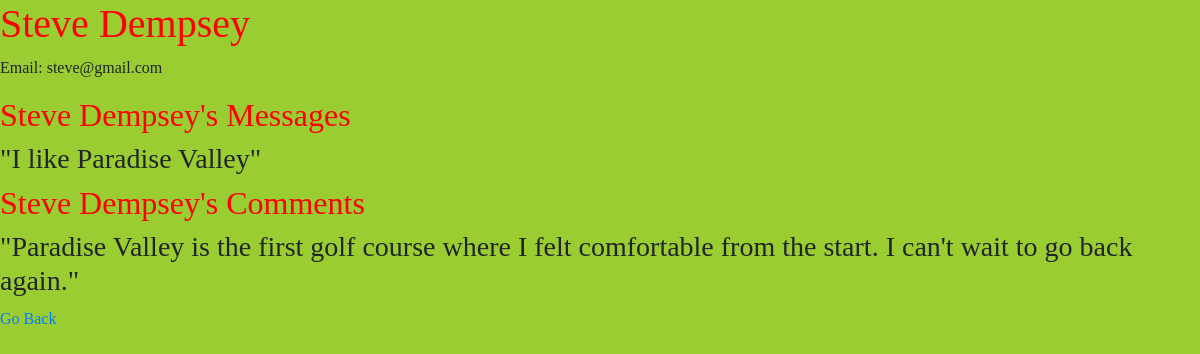
The app's page /profile/1 with its own data.
### prototype_app/models.py (models this page shows)
class User(models.Model):
    first_name = models.CharField(max_length=45)
    last_name = models.CharField(max_length=45)
    email = models.EmailField(unique=True)
    password = models.CharField(max_length=255)
    objects = UserManager()

class Wall_Message(models.Model):
    message = models.CharField(max_length=255)
    poster = models.ForeignKey(User, related_name="user_messages", on_delete=models.CASCADE)
    created_at = models.DateTimeField(auto_now_add=True)
    updated_at = models.DateTimeField(auto_now=True)
    objects = MessageManager()

class Comment(models.Model):
    comment = models.CharField(max_length=255)
    poster = models.ForeignKey(User, related_name="user_comments", on_delete=models.CASCADE)
    wall_message = models.ForeignKey(Wall_Message, related_name="wall_message_comments", on_delete=models.CASCADE)
    created_at = models.DateTimeField(auto_now_add=True)
    updated_at = models.DateTimeField(auto_now=True)
    objects = CommentManager()

### prototype_app/views.py (the view)
# urls.py: path('profile/<int:profile_id>', views.profile),
def profile(request, profile_id):
    context = {
        "user": User.objects.get(id=profile_id)
    }
    return render(request, "profile.html", context)
    profanity.load_censor_words()
    text = "You p1ec3 of sHit."
    censored_text = profanity.censor(text, "*")
    print(censored_text)

### prototype_app/templates/profile.html (shortened to what this page needs)
<!DOCTYPE html>
<html lang="en">
<head>
    <link href="https://stackpath.bootstrapcdn.com/bootstrap/4.5.0/css/bootstrap.min.css" rel="stylesheet">
    {% load static %}
    <link rel="stylesheet" href="{% static 'css/style.css' %}">
</head>
<body>
    <h1 style="color:red">{{user.first_name}} {{user.last_name}}</h1>
    <p>Email: {{user.email}}</p>
    <h2 style="color:red">{{user.first_name}} {{user.last_name}}'s Messages</h2>
    {% for wall_message in user.user_messages.all %}
        <h3>"{{wall_message.message}}"</h3>
        {% endfor %}
        <h2 style="color:red">{{user.first_name}} {{user.last_name}}'s Comments</h2>
    {% for wall_comment in user.user_comments.all %}
        <h3>"{{wall_comment.comment}}"</h3>
    {% endfor %}
    <a href="/wall">Go Back</a>
</body>
</html>

### prototype_app/static/css/style.css (style rules this page uses)
* { font-family: Comic Sans MS, Comic Sans, cursive; }
body { background-color: yellowgreen; }

### records on screen
User: first_name "Steve", last_name "Dempsey", email "steve@gmail.com"
Wall_Message: message "I like Paradise Valley"
Comment: comment "Paradise Valley is the first golf course where I felt comfortable from the start. I can't wait to go back again."
